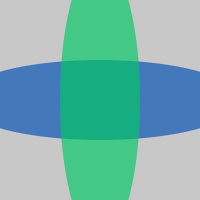
Frame 1 (no input)
Frame 60 (the mouse pressed at the canvas centre just before this capture): identical to frame 1, image omitted
Frame 120 (the mouse held since frame 60 and released just before this capture): blank canvas, image omitted

The Processing sketch that drew this single still picture (run headless with seeded random() and noise(); from frame 60 on, the mouse is pressed at the canvas centre):

// Processing sketch: processing_90621
// ── processing_90621.pde

void setup() {
  size(200, 200);
  smooth();
}

void draw() {
  background(200);
  fill(255, 200);
  noStroke();
  float d = dist(width/2, height/2, mouseX, mouseY);
  fill(0, 80, 180, 170);
  ellipse(width/2, height/2, d*2, 80);
  fill(0, 200, 100, 170);
  ellipse(width/2, height/2, 80, d*2);
}
